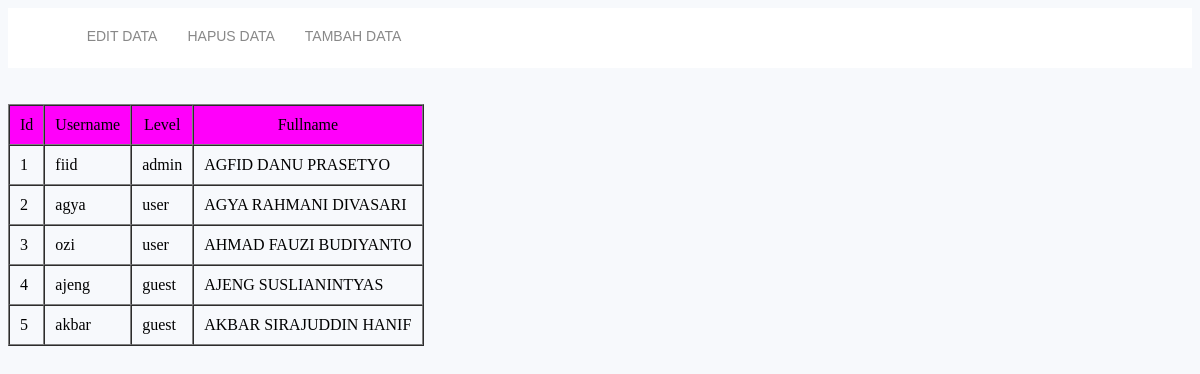
The page / on the database its author committed.
### tables this page shows
CREATE TABLE `user` (
  `id` int(11) NOT NULL,
  `username` varchar(16) NOT NULL,
  `password` varchar(16) NOT NULL,
  `level` varchar(10) NOT NULL,
  `fullname` varchar(100) NOT NULL
);

### index.php (the view, shortened to what this page needs)
<?php
include('konek.php');
function query($query) {
    global $link;
    $hasil = mysqli_query($link, $query);
    $box = [];
    while ($data = mysqli_fetch_assoc($hasil)) {
        $box[] = $data;
    }
    return $box;
}
$user = query("SELECT * FROM user");
?>
<html>
	<head>
		<link rel="stylesheet" type="text/css" href="styleidx.css">
	</head>
	<body>
	<nav>
        <ul>
            <li><a href="update.php">EDIT DATA</a></li>
            <li><a href="delete.php">HAPUS DATA</a></li>
            <li><a href="login.php">TAMBAH DATA</a></li>
        </ul>
    </nav> <br> <br>
		<table border="1px" cellpadding="10" cellspacing="0">
	 		<tr>
	 			<td bgcolor="#ff00fa" align="center">Id</td>
	 			<td bgcolor="#ff00fa" align="center">Username</td>
	 			<td bgcolor="#ff00fa" align="center">Level</td>
	 			<td bgcolor="#ff00fa" align="center">Fullname</td>
	 		</tr>
	 		<?php foreach($user as $user) : ?>
				 <tr>
				 	<td><?= $user["id"] ?></td>
				 	<td><?= $user["username"] ?></td>
				 	<td><?= $user["level"] ?></td>
				 	<td><?= $user["fullname"] ?></td>
				 </tr>
				<?php endforeach; ?>
	 	</table>
 	</body>
</html>

### styleidx.css (style rules this page uses)
body { background-color: #f7f9fc; }
nav { position: relative; width: 100%; height: 60px; background-color: #fff; box-shadow: #888; }
nav ul { position: relative; top: 20px; margin: 0; float: left; left: 2%; }
nav ul li { float: left; display: block; margin: 0px 15px 0px 15px; }
nav ul li a { text-decoration: none; color: #888; font-family: sans-serif; font-size: 14px; }

### rows shown on the page
user: id "1", username "fiid", level "admin", fullname "AGFID DANU PRASETYO"
user: id "2", username "agya", level "user", fullname "AGYA RAHMANI DIVASARI"
user: id "3", username "ozi", level "user", fullname "AHMAD FAUZI BUDIYANTO"
user: id "4", username "ajeng", level "guest", fullname "AJENG SUSLIANINTYAS"
user: id "5", username "akbar", level "guest", fullname "AKBAR SIRAJUDDIN HANIF"
